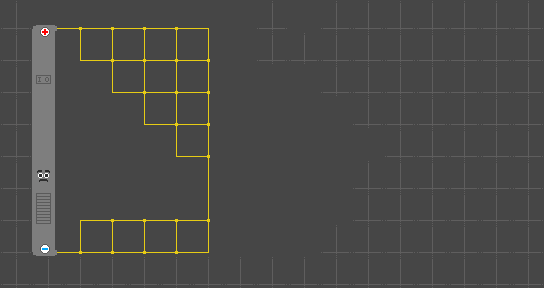

A level layout from a 2D game, rendered from its tile map. Below: a short description, then the map file with tile-grid data replaced by summaries:
An orthogonal 17x9 tile map with 32x32 px tiles, 1 tile layer (Tile Layer 1).

<map version="1.0" orientation="orthogonal" renderorder="left-down" width="17" height="9" tilewidth="32" tileheight="32" nextobjectid="1">
 <tileset firstgid="1" source="tileset.tsx" />
 <layer name="Tile Layer 1" width="17" height="9">
  <data>[153 cells, 153 non-empty, 18 distinct tile ids]</data>
 </layer>
</map>
